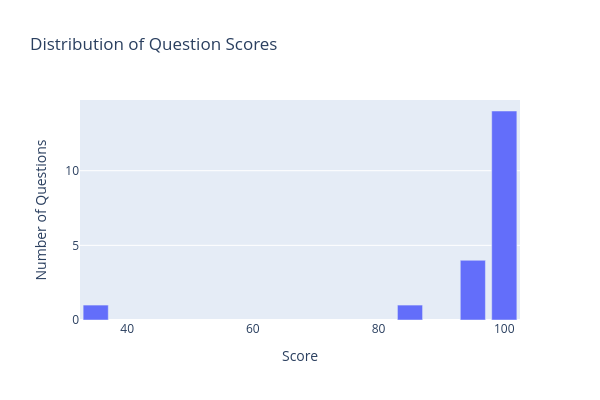

The code cell stored with this chart in its notebook:
### Markdown cell above
### Score Distribution

### Code cell
from collections import Counter

score_counter = Counter(r["score"] for r in responses)

px.bar(
    x=score_counter.keys(),
    y=score_counter.values(),
    width=600,
    height=400,
    title="Distribution of Question Scores",
    labels={"x": "Score", "y": "Number of Questions"},
).show()

### Figure 1 — Plotly figure (JSON) as saved in the notebook; plotly's stock layout.template omitted (floating-point values rounded to 4 significant figures)
{"data": [{"alignmentgroup": "True", "hovertemplate": "Score=%{x}<br>Number of Questions=%{y}<extra></extra>", "legendgroup": "", "marker": {"color": "#636efa", "pattern": {"shape": ""}}, "name": "", "offsetgroup": "", "orientation": "v", "showlegend": false, "textposition": "auto", "type": "bar", "x": [95, 100, 35, 85], "xaxis": "x", "y": [4, 14, 1, 1], "yaxis": "y"}], "layout": {"barmode": "relative", "height": 400, "legend": {"tracegroupgap": 0}, "title": {"text": "Distribution of Question Scores"}, "width": 600, "xaxis": {"anchor": "y", "domain": [0, 1], "title": {"text": "Score"}}, "yaxis": {"anchor": "x", "domain": [0, 1], "title": {"text": "Number of Questions"}}}}
